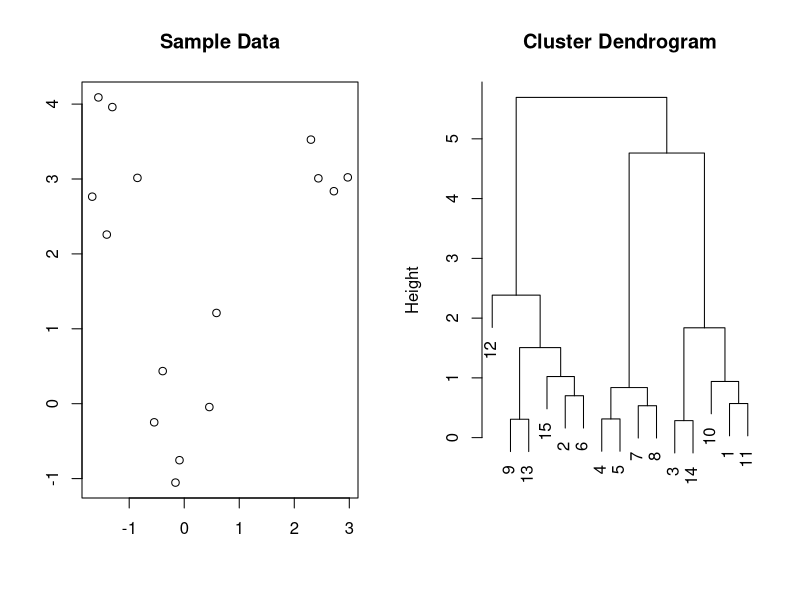
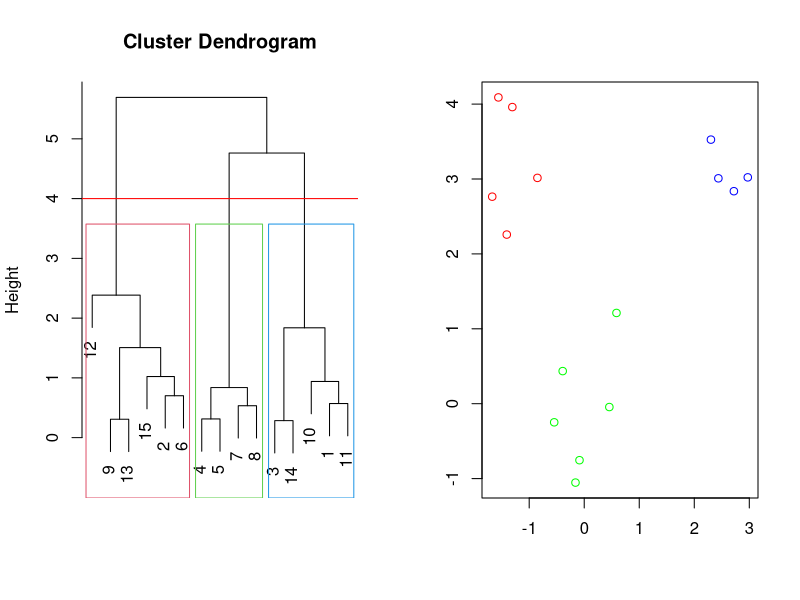

Generate these figures, in order, with R:
## ---- chunk 1
library("MASS")
library("ggplot2")
set.seed(209)
N <- 200
rho <- 0.1
shift <- (runif(N) < 0.5) + (runif(N) < 0.5)
data1 <- as.data.frame(mvrnorm(N, mu = c(0,0), Sigma = 0.5*matrix(c(1,rho,rho,1),nrow = 2)) + 
                         diag((shift == 1))%*% matrix(c(2.5,3),nrow = N, ncol = 2, byrow = T) +
                         diag((shift == 2))%*% matrix(c(-1.5,3),nrow = N, ncol = 2, byrow = T))
data1$clus <- shift
N<- 400
data2 <- matrix(rnorm(N*2), nrow = N)
rad <- 1 + (runif(N) < 0.5) + (runif(N) < 0.5)
data2 <- as.data.frame(diag(rad) %*% diag(1/sqrt(diag(data2 %*% t(data2)))) %*% data2 + mvrnorm(n=N, mu= c(0,0),Sigma = 0.005*diag(1,2)))
data2$clus <- as.character(rad)
## ---- chunk 2
set.seed(185)
par(mfrow = c(1,2))
samp <- sample(1:nrow(data1),15, replace = F)
d1small <- data1[samp,]; rownames(d1small) <- 1:length(samp)
hc <- hclust(dist(d1small))
plot(d1small[,1],d1small[,2], xlab = '', ylab = '', main = "Sample Data")
plot(hc,labels = 1:nrow(d1small), xlab = NA, sub = NA)
## ---- chunk 3
plot(hc, xlab = NA, sub = NA)
abline(h=4, col = "red")
rect.hclust(hc, k = 3,
            border = 2:4)
## ---- chunk 4
plot(d1small[,1],d1small[,2],
     col= c("red","green","blue")[cutree(hc,k=3)],
     xlab = '', ylab = '')
